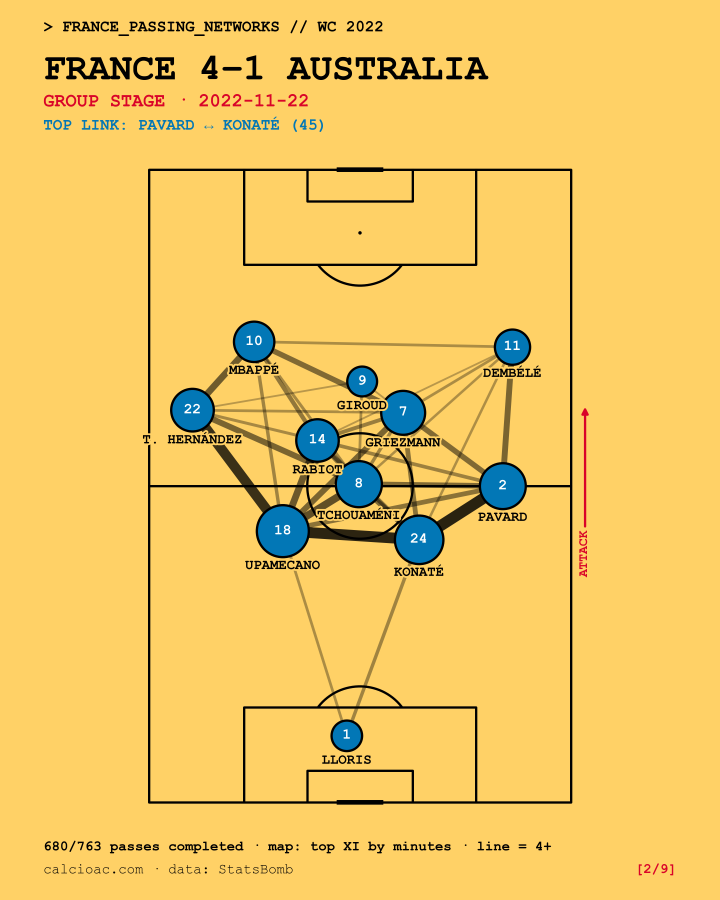
#> input picture images/02_france_australia.png, 2160 x 2700 px (shown at 1/3 size); its folder holds 4 pictures in this run
$ jupyter execute --allow-errors france_passing_networks.ipynb
#> lines starting #> are read from the running program, lines starting #| are printed output that depends on the picture
# France at World Cup 2022 — Passing Networks
**Calcio AC · CAC_post5**

One passing network per France game at Qatar 2022 (7 matches, group stage → final), built from StatsBomb open event data and exported as 1080×1350 images for Instagram / LinkedIn. Interactive version: [calcio-ac.github.io/CAC_post5](https://calcio-ac.github.io/CAC_post5/).

**Method**
- Each map shows the **11 France players with the most minutes in that match** — full game, extra time included, shootouts excluded.
- Completed passes between those 11, across the whole match.
- Node position = average location of a player's passes + receptions. Node size = passes involved in.
- Line width/darkness = passes between the two players (both directions combined, shown from 4+).
- Slide footer reports all France passes: attempted vs completed.

[cell 1]
# !pip install statsbombpy pandas mplsoccer matplotlib
import warnings; warnings.filterwarnings('ignore')
import os, pickle
import numpy as np
import pandas as pd
import matplotlib.pyplot as plt
import matplotlib.patheffects as pe
from mplsoccer import VerticalPitch
from statsbombpy import sb

pd.set_option('display.max_columns', None)
pd.set_option('display.width', 220)

# CAC brand
YELLOW, BLUE, RED, GREEN, BLACK = '#FFD166', '#0277B6', '#D90429', '#09D69F', '#000000'
plt.rcParams['font.family'] = 'Courier New'
os.makedirs('images', exist_ok=True)

## 1 · France's seven matches at Qatar 2022

#> (a cell that did not finish here is left out)

#> (a cell that did not finish here is left out)

## 2 · Build one network: the top XI by minutes, full match

[cell 4]
# StatsBomb quirks: Kolo Muani's nickname is just "Randal Kolo", and the two
# Hernández brothers need disambiguating.
OVERRIDES = {'Randal Kolo Muani': 'KOLO MUANI',
             'Lucas Hernández Pi': 'L. HERNÁNDEZ',
             'Theo Bernard François Hernández': 'T. HERNÁNDEZ'}


# [7 lines left out: function short_name, not called in this run]


def mmss(s):
    m, sec = s.split(':')
    return int(m) + int(sec) / 60


# [53 lines left out: function build_network, not called in this run]


#> (the rest of this cell did not finish here and is left out)

## 3 · Render in CAC style (1080×1350)

[cell 5]
STROKE = [pe.withStroke(linewidth=4, foreground=YELLOW)]


# [100 lines left out: function draw_match, not called in this run]

## 4 · Cover + outro slides

[cell 6]
def draw_cover(dpi=200):
#> called with dpi = 200
    fig = plt.figure(figsize=(10.8, 13.5), dpi=dpi)
    fig.patch.set_facecolor(YELLOW)
    fig.text(0.06, 0.93, '> CAC_ANALYTICS // PIPELINE_05', fontsize=18,
             fontweight='bold', color=BLACK)
    fig.text(0.06, 0.80, 'SEVEN GAMES.', fontsize=58, fontweight='bold', color=BLACK)
    fig.text(0.06, 0.745, 'SEVEN NETWORKS.', fontsize=58, fontweight='bold', color=RED)
    fig.text(0.06, 0.675, 'France\u2019s road to the World Cup 2022 final,',
             fontsize=23, fontweight='bold', color=BLACK)
    fig.text(0.06, 0.648, 'one passing map per match.', fontsize=23,
             fontweight='bold', color=BLACK)

    # mini legend network
    ax = fig.add_axes([0.13, 0.13, 0.74, 0.44]); ax.axis('off')
    ax.set_xlim(0, 10); ax.set_ylim(0, 10)
    pts = {'A': (2.4, 7.4, 30), 'B': (6.8, 8.0, 16), 'C': (4.6, 3.6, 22)}
    links = [('A', 'B', 9), ('A', 'C', 16), ('B', 'C', 5)]
    for p1, p2, n in links:
        x1, y1, _ = pts[p1]; x2, y2, _ = pts[p2]
        ax.plot([x1, x2], [y1, y2], color=BLACK, lw=n * 0.8, alpha=0.45,
                solid_capstyle='round', zorder=1)
    for k, (x, y, s) in pts.items():
        ax.scatter(x, y, s=s * 130, color=BLUE, edgecolors=BLACK, linewidth=3, zorder=3)
    ax.annotate('node size =\npasses involved in', xy=(2.4, 7.4), xytext=(0.4, 9.4),
                fontsize=17, fontweight='bold', color=BLACK,
                arrowprops=dict(arrowstyle='->', color=BLACK, lw=2))
    ax.annotate('line width =\npasses between pair', xy=(3.5, 5.6), xytext=(6.0, 5.2),
                fontsize=17, fontweight='bold', color=BLACK,
                arrowprops=dict(arrowstyle='->', color=BLACK, lw=2))
    ax.annotate('position = avg location\n(top XI by minutes)', xy=(4.6, 3.6),
                xytext=(1.0, 1.2), fontsize=17, fontweight='bold', color=BLACK,
                arrowprops=dict(arrowstyle='->', color=BLACK, lw=2))

    fig.text(0.06, 0.055, 'How to read a passing network \u2192 swipe',
             fontsize=17, fontweight='bold', color=RED)
    fig.text(0.06, 0.030, 'calcioac.com \u00b7 data: StatsBomb',
             fontsize=15, color=BLACK)
    fig.text(0.94, 0.030, '[1/9]', fontsize=15, fontweight='bold', color=RED, ha='right')
    fig.savefig('images/01_cover.png', dpi=dpi, facecolor=YELLOW)
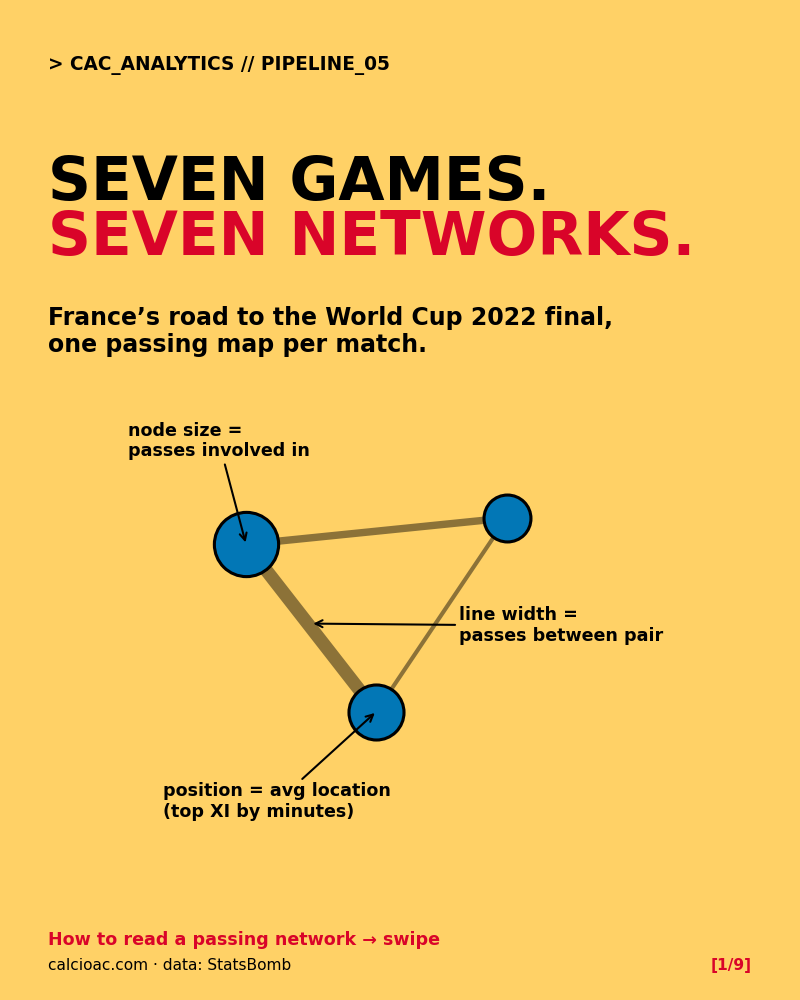
#> figure drawn by matplotlib, 1 panel
    plt.close(fig)


# [37 lines left out: function draw_outro, not called in this run]

## 5 · Generate all nine images

[cell 7]
draw_cover()
#> (the rest of this cell did not finish here and is left out)

[cell 8]
# preview the full carousel inline
from matplotlib.image import imread
import glob

paths = sorted(glob.glob('images/0*.png'))
fig, axes = plt.subplots(3, 3, figsize=(15, 18.75))
for ax, p in zip(axes.flat, paths):
    ax.imshow(imread(p)); ax.axis('off')
plt.tight_layout(); plt.show()
#> after `plt.tight_layout()`:
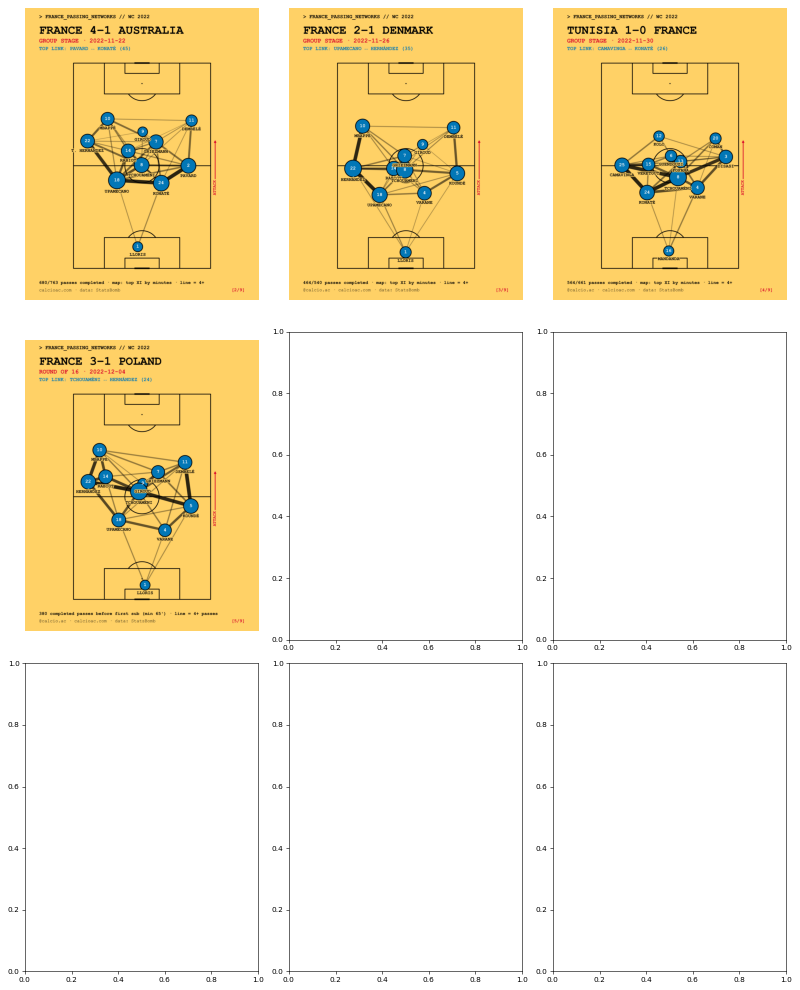
#> figure drawn by matplotlib, 4 panels
